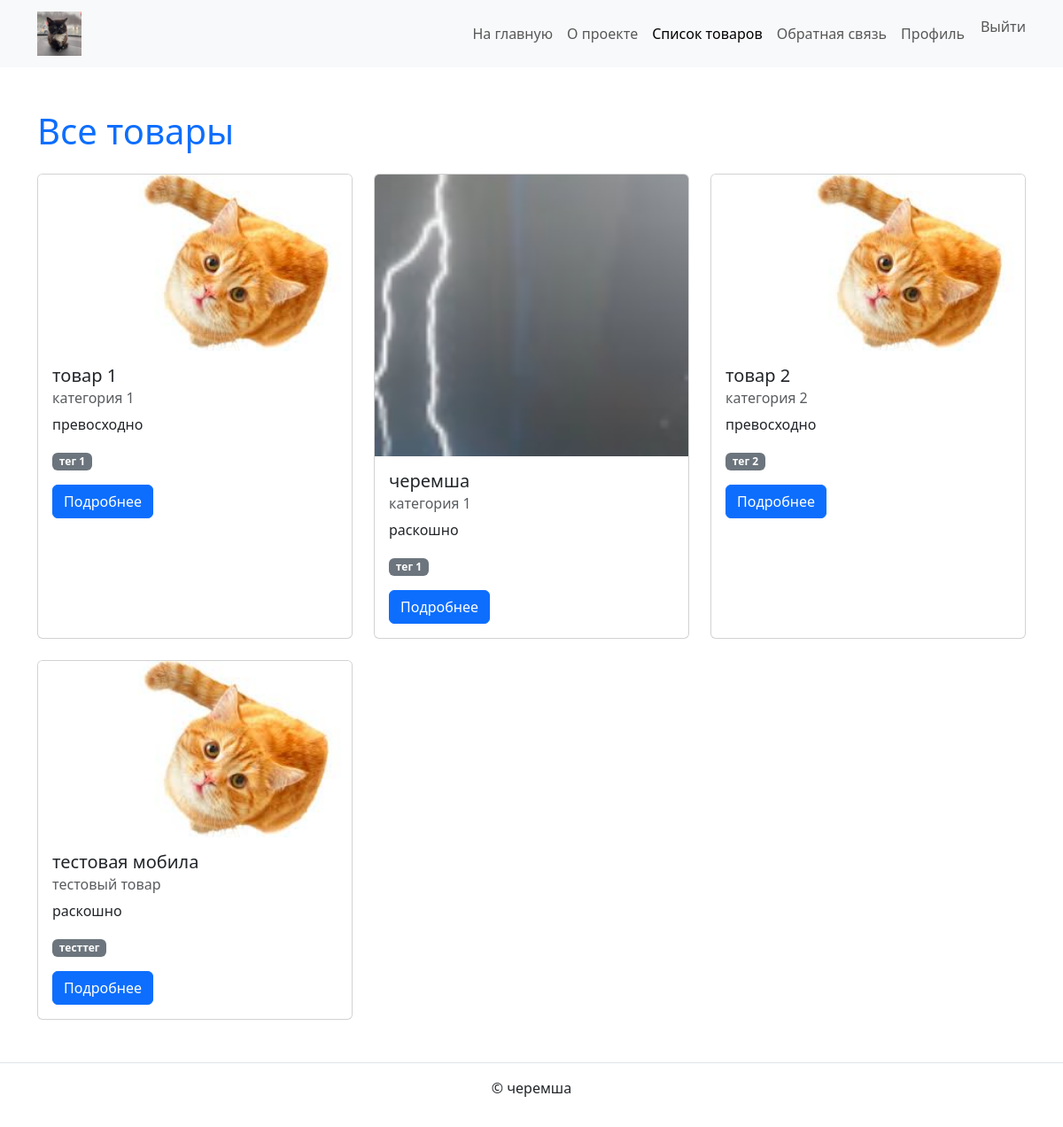
Page /catalog/items/ (signed in) on the committed database.
### catalog/models.py (models this page shows, shortened)
class Item(core.models.PublishedWithNameBaseModel):
    text = django.db.models.TextField(
        validators=[validate_text],
        verbose_name="текст"
    )
    category = django.db.models.ForeignKey(
        "catalog.Category",
        on_delete=django.db.models.CASCADE,
        related_name="items",
        verbose_name="категория"
    )
    tags = django.db.models.ManyToManyField(
        "catalog.Tag",
        related_name="items",
        verbose_name="теги"
    )
    main_image = django.db.models.ImageField(
        upload_to="main_images/",
        null=True,
        blank=True,
        verbose_name="главное изображение"
    )
    is_on_main = django.db.models.BooleanField(
        default=False,
        verbose_name="Показывать на главной"
    )
    class Meta:
        verbose_name = "товар"
        verbose_name_plural = "товары"

class Category(core.models.PublishedWithNameBaseModel):
    slug = django.db.models.SlugField(
        max_length=200,
        unique=True,
        verbose_name="слаг"
    )
    weight = django.db.models.PositiveIntegerField(
        default=100,
        validators=[MinValueValidator(1), MaxValueValidator(32767)],
        verbose_name="вес"
    )
    class Meta:
        verbose_name = "категория"
        verbose_name_plural = "категории"

class Tag(core.models.PublishedWithNameBaseModel):
    slug = django.db.models.SlugField(
        max_length=200,
        unique=True,
        verbose_name="слаг"
    )
    class Meta:
        verbose_name = "тег"
        verbose_name_plural = "теги"

### catalog/views.py (the view)
# urls.py: path('items/', views.item_list, name='item_list'),
def item_list(request):
    items = (
        Item.objects.filter(is_published=True)
        .select_related("category")
        .prefetch_related("tags")
        .only("name", "text", "category__name")
        .order_by("category__name", "name")
    )
    return render(request, 'catalog/list.html', {'items': items})

### templates/catalog/list.html (shortened to what this page needs)
{% extends 'base.html' %}
{% load static %}
{% block content %}
<h1 class="mb-4 text-primary">Все товары</h1>
<div class="row row-cols-1 row-cols-md-3 g-4">
  {% for item in items %}
    <div class="col">
      {% include 'includes/item_card.html' %}
    </div>
  {% endfor %}
</div>
{% endblock %}

### templates/includes/item_card.html
{% load static %}
<div class="card h-100">
  {% if item.main_image %}
    <img src="{{ item.main_image.url }}" class="card-img-top" alt="{{ item.name }}">
  {% else %}
    <img src="{% static 'images/photo.png' %}" class="card-img-top" alt="Заглушка">
  {% endif %}
  <div class="card-body">
    <h5 class="card-title">{{ item.name }}</h5>
    <h6 class="card-subtitle mb-2 text-muted">{{ item.category.name }}</h6>
    <p class="card-text">{{ item.text|truncatewords:10 }}</p>
    <p>
      {% for tag in item.tags.all %}
        <span class="badge bg-secondary">{{ tag.name }}</span>
      {% endfor %}
    </p>
    <a href="{% url 'catalog:item_detail' item.pk %}" class="btn btn-primary">Подробнее</a>
  </div>
</div>

### rows in the picture
Item: name "товар 1", category.name "категория 1", text "превосходно"
Tag: name "тег 1"
Item: main_image (picture), name "черемша", category.name "категория 1", text "раскошно"
Item: name "товар 2", category.name "категория 2", text "превосходно"
Tag: name "тег 2"
Item: name "тестовая мобила", category.name "тестовый товар", text "раскошно"
Tag: name "тесттег"
